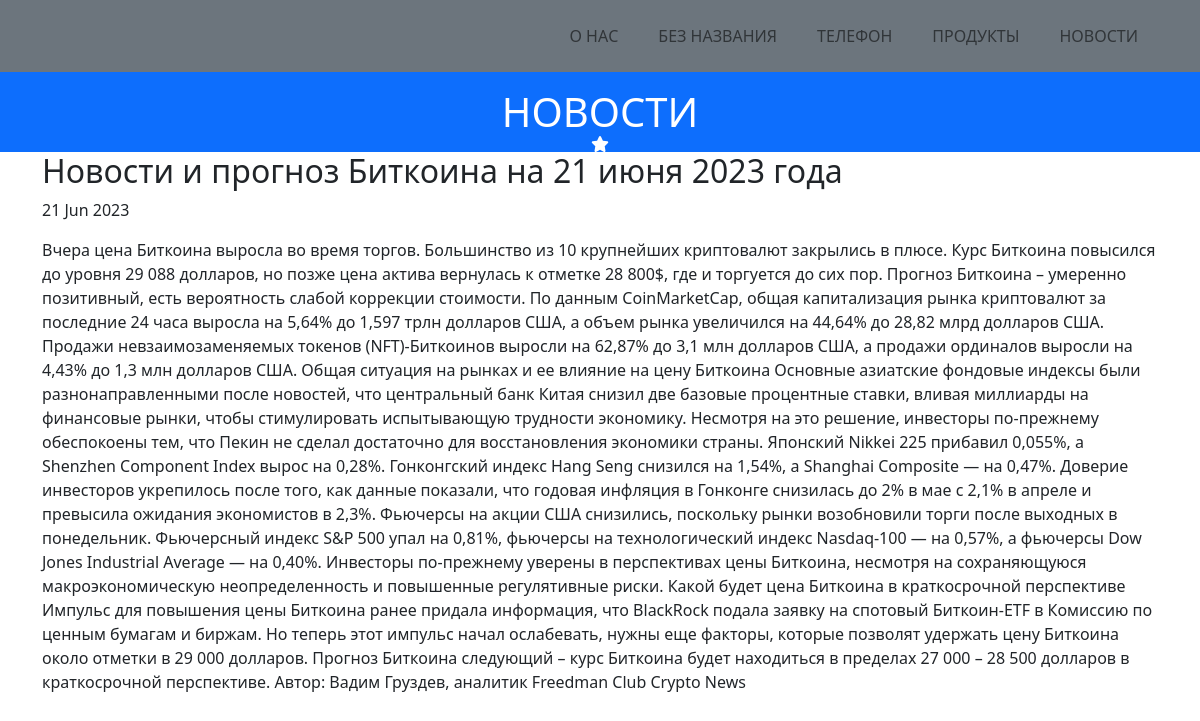
The app's page /news/9 with its own data.
### newspaperapp/models.py (models this page shows, shortened)
class Post(models.Model):
    author = models.ForeignKey(Author, on_delete=models.CASCADE)
    NEWS = 'NW'
    ARTICLE = 'AR'
    POST_CHOICES = (
        (NEWS, 'Новость'),
        (ARTICLE, 'Статья'),
    )
    postType = models.CharField(max_length=2, choices=POST_CHOICES, default=ARTICLE)
    dateCreation = models.DateTimeField(auto_now_add=True)
    postCategory = models.ManyToManyField(Category, through='PostCategory')
    title = models.CharField(max_length=128)
    text = models.TextField(default='Здесь будет текст статьи(новости)...')
    rating = models.SmallIntegerField(default=0)

### newspaperapp/views.py (the view)
# urls.py: path('<int:pk>', PostDetail.as_view()),
class PostDetail(DetailView):
    model = Post
    template_name = 'post.html'
    context_object_name = 'post'

### newspaperapp/templatetags/custom_filters.py (called while the page is built)
@register.filter(name='censor')
def censor(value, arg):
    replaced_words = ['A6MF1', 'NG', 'Hyundai']
    for word in replaced_words:
        value = value.replace(word, arg)
    return value

### templates/post.html (shortened to what this page needs)
<p align="center">
{% extends 'flatpages/default.html' %}
{% load custom_filters %}
{% block content %}
    <h2>{{ post.title|censor:'***' }}</h2>
    <p>{{ post.dateCreation|date:'d M Y' }}</p>
    <p>{{ post.text|censor:'***цензура***' }}</p>
{% endblock content %}

### records on screen
Post: title|censor "Новости и прогноз Биткоина на 21 июня 2023 года", dateCreation "21 Jun 2023", text|censor "Вчера цена Биткоина выросла во время торгов. Большинство из 10 крупнейших криптовалют закрылись в плюсе. Курс Биткоина повысился до уровня 29 088 долларов, но позже цена актива вернулась к отметке 28 800$, где и торгуется до сих пор. Прогноз Биткоина – умеренно позитивный, есть вероятность слабой коррекции стоимости. По данным CoinMarketCap, общая капитализация рынка криптовалют за последние 24 часа выросла на 5,64% до 1,597 трлн долларов США, а объем рынка увеличился на 44,64% до 28,82 млрд долларов США. Продажи невзаимозаменяемых токенов (NFT)-Биткоинов выросли на 62,87% до 3,1 млн долларов США, а продажи ординалов выросли на 4,43% до 1,3 млн долларов США. Общая ситуация на рынках и ее…"
